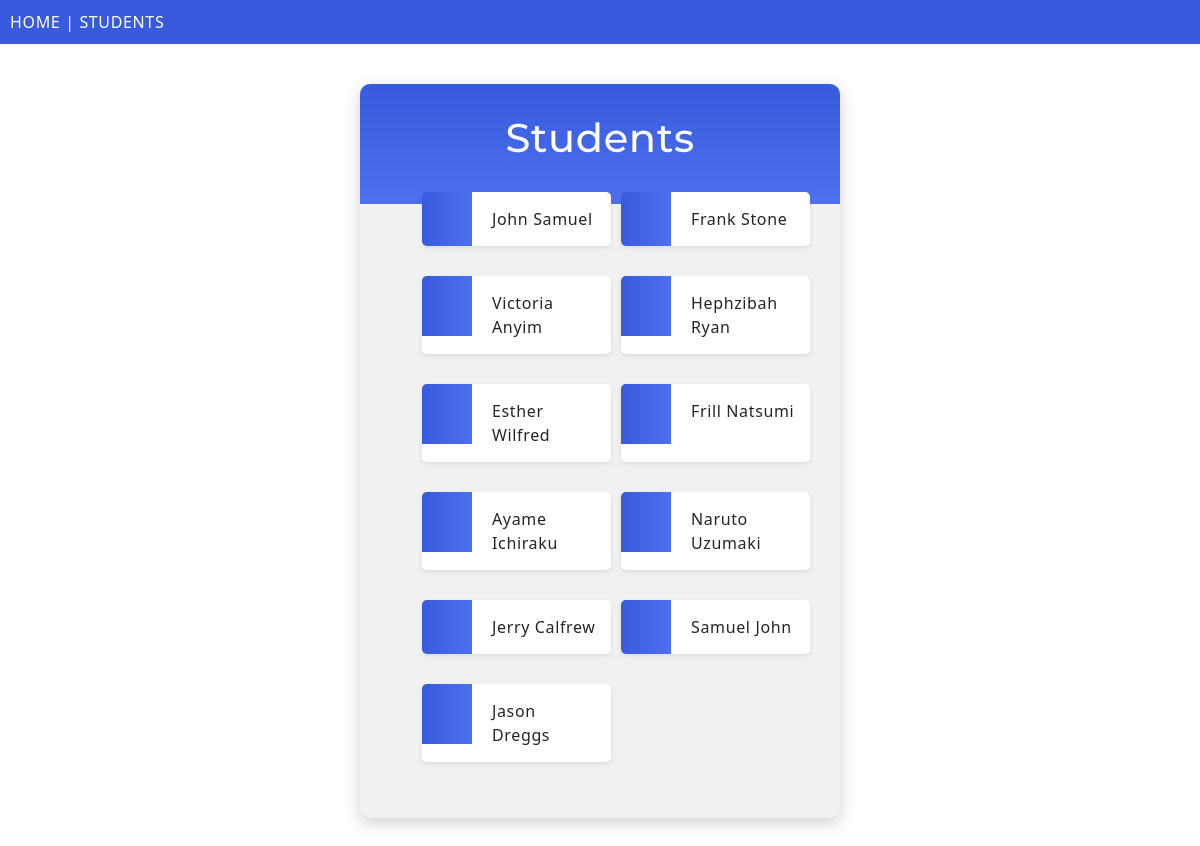
/students/, run on an earlier commit of the app's database.
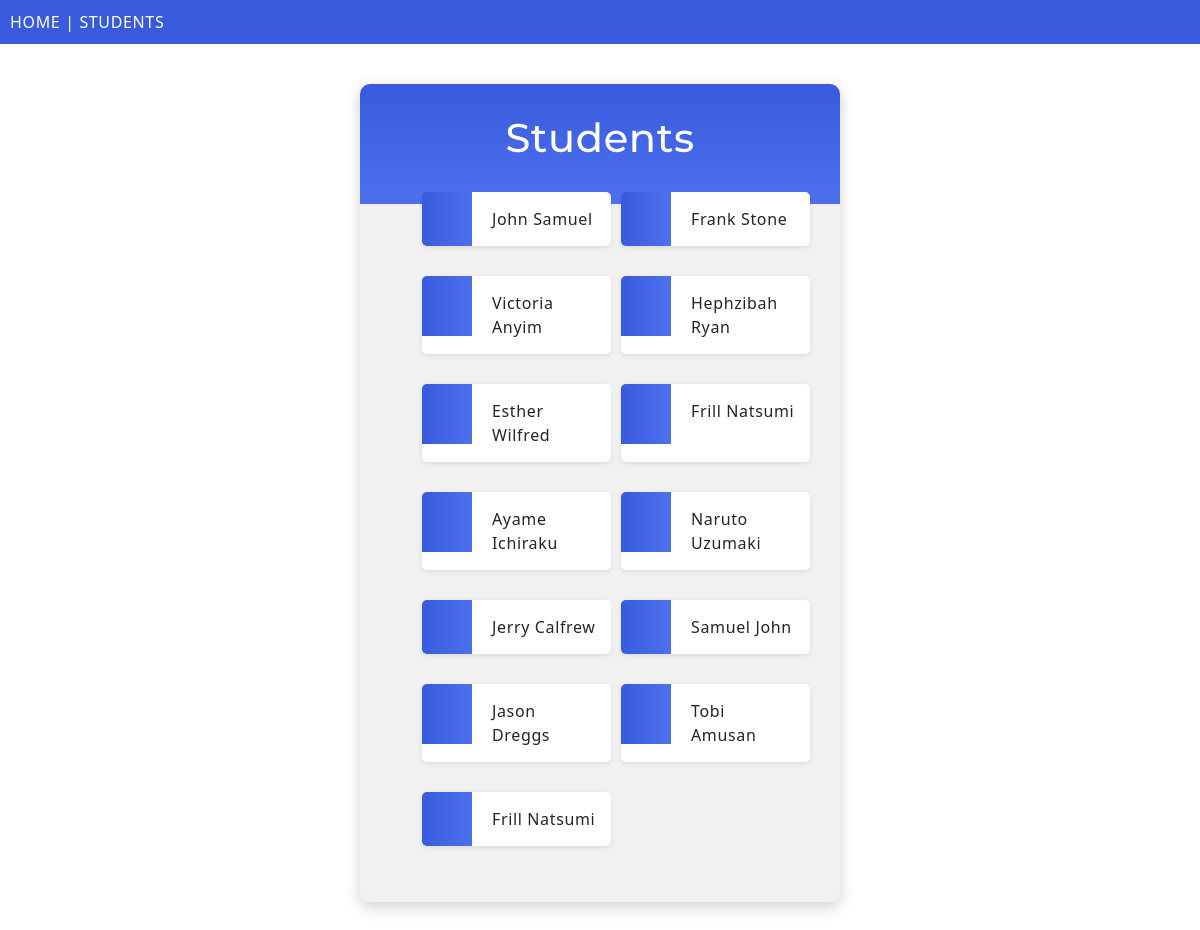
And on a later commit of the database.
### students/models.py (models this page shows, shortened)
class Student(models.Model):
    firstname = models.CharField(max_length=255)
    lastname = models.CharField(max_length=255)
    phone_number = models.IntegerField(null=True)
    email = models.EmailField(null=True)
    date_joined = models.DateField(null=True)

### students/views.py (the view)
# urls.py: path('', include('students.urls')),
def students(request):
  students = Student.objects.all().values()
  template = loader.get_template('students/all_students.html')
  context = {
    'students': students,
  }
  return HttpResponse(template.render(context, request))

### students/templates/students/all_students.html (shortened to what this page needs)
<!DOCTYPE html>
{% extends "students/master.html" %}
{% block content %}
<div class="mycard">
    <h1>Students</h1>
    <ul>
      {% for x in students %}
        <li onclick="window.location = 'dashboard/{{ x.id }}'">{{ x.firstname }} {{ x.lastname }}</li>
      {% endfor %}
    </ul>
</div>
{% endblock %}

What changed in the data, as far as the page shows it:
added Student: firstname "Tobi", lastname "Amusan"
added Student: firstname "Frill", lastname "Natsumi"
